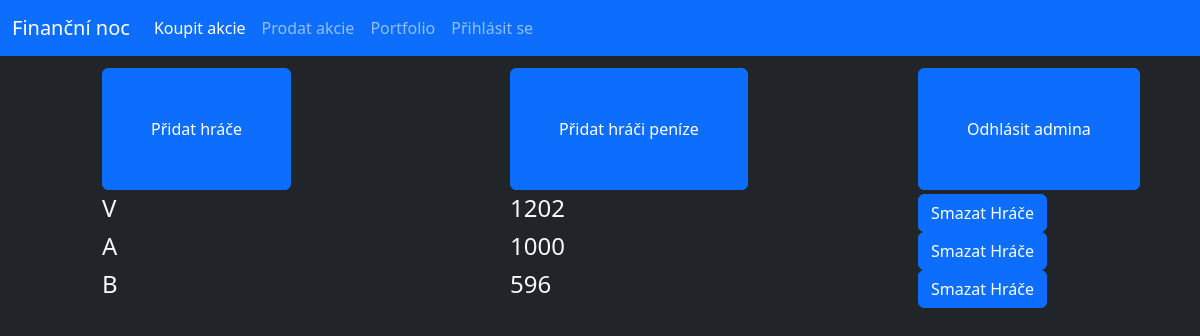
Before: /admin (signed in) with the older database file.
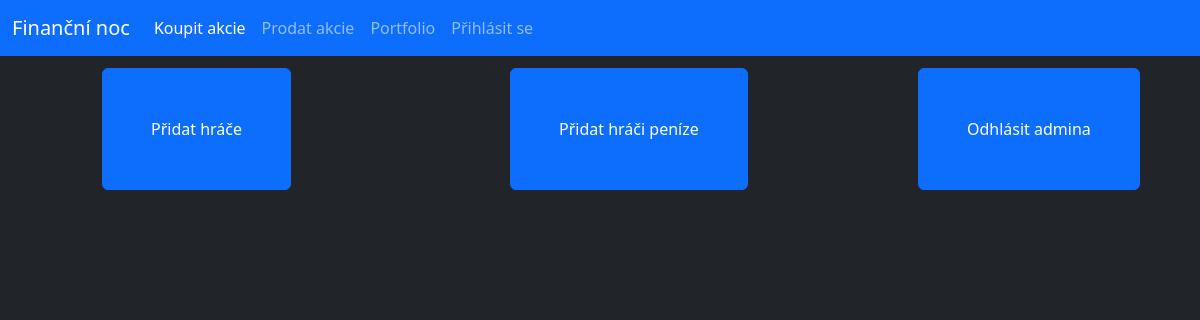
After: the same page with the newer database file.
### database.py (models this page shows, shortened)
class User(db.Model):
    _id = db.Column("id", db.Integer, primary_key=True)
    name = db.Column(db.String(40))
    money = db.Column(db.Integer)
    password = db.Column(db.String(70))

### router.py (the view)
@app.route("/admin")
def admin():
    if "adminLogin" in session:
        users = User.query.all()
        return render_template("admin.html", users=users)
    else:
        return redirect(url_for("adminLogin"))

### templates/admin.html (shortened to what this page needs)
{% extends "main.html" %}
{% block content %}
    <div class="row px-3 py-1"></div>
    <div class="row py-1">
        <div class="col offset-1">
            <form action="/admin/addUser" method="GET">
                <button class="btn btn-primary py-5 px-5">Přidat hráče</button>
            </form>
        </div>
        <div class="col offset-1">
            <form action="/admin/addMoney" method="GET">
                <button class="btn btn-primary py-5 px-5">Přidat hráči peníze</button>
            </form>
        </div>
        <div class="col offset-1">
            <form action="/admin/logout" method="GET">
                <button class="btn btn-primary py-5 px-5">Odhlásit admina</button>
            </form>
        </div>
    </div>
    {% for usr in users %}
        <form method="POST" action="/del/{{usr._id}}">
            <div class="row">
                <div class="col offset-1 --bs-border-color-translucent"><h4 class="text-light">{{usr.name}}</h4></div>
                <div class="col offset-1 --bs-border-color-translucent"><h4 class="text-light">{{usr.money}}</h4></div>
                <div class="col offset-1">
                    <button type="submit" class="btn btn-primary">Smazat Hráče</button>
                </div>
            </div>
        </form>
    {% endfor %}
{% endblock%}

### templates/main.html (shortened to what this page needs)
<!doctype html>
<html lang="en">
  <head>
    <link href="https://cdn.jsdelivr.net/npm/bootstrap@5.3.3/dist/css/bootstrap.min.css" rel="stylesheet">
  </head>
  <body class="bg-dark">
    <nav class="navbar navbar-expand-lg bg-primary navbar-dark">
        <div class="container-fluid">
          <a class="navbar-brand" href="/">Finanční noc</a>
          <div class="collapse navbar-collapse" id="navbarNav">
            <ul class="navbar-nav">
                <li class="nav-item">
                    <a class="nav-link active" aria-current="page" href="/buy">Koupit akcie</a>
                </li>
                <li class="nav-item">
                    <a class="nav-link" href="/sell">Prodat akcie</a>
                </li>
                <li class="nav-item">
                    <a class="nav-link" href="/user">Portfolio</a>
                </li>
                {% if logged %}
                <li class="nav-item">
                  <a class="nav-link" href="/logout">Odhlásit se</a>
                {% else %}
                <li class="nav-item">
                  <a class="nav-link" href="/login">Přihlásit se</a>
                {%endif%}
              </li>
            </ul>
          </div>
        </div>
      </nav>
      {% block content %} {% endblock%}
  </body>
</html>

Changed rows visible on the page:
removed User: name "V", money "1202"
removed User: name "A", money "1000"
removed User: name "B", money "596"
